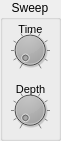
      <widget class="QGroupBox" name="groupBox_4" >
       <property name="geometry" >
        <rect>
         <x>290</x>
         <y>10</y>
         <width>61</width>
         <height>141</height>
        </rect>
       </property>
       <property name="title" >
        <string>Sweep</string>
       </property>
       <property name="alignment" >
        <set>Qt::AlignHCenter</set>
       </property>
       <property name="flat" >
        <bool>true</bool>
       </property>
       <widget class="QLabel" name="label_11" >
        <property name="geometry" >
         <rect>
          <x>0</x>
          <y>20</y>
          <width>61</width>
          <height>18</height>
         </rect>
        </property>
        <property name="font" >
         <font>
          <pointsize>8</pointsize>
         </font>
        </property>
        <property name="text" >
         <string>Time</string>
        </property>
        <property name="alignment" >
         <set>Qt::AlignCenter</set>
        </property>
       </widget>
       <widget class="QDial" name="osc1_sweepTime_dial" >
        <property name="geometry" >
         <rect>
          <x>10</x>
          <y>30</y>
          <width>40</width>
          <height>40</height>
         </rect>
        </property>
        <property name="palette" >
         <palette>
          <active>
           <colorrole role="Button" >
            <brush brushstyle="SolidPattern" >
             <color alpha="255" >
              <red>0</red>
              <green>0</green>
              <blue>0</blue>
             </color>
            </brush>
           </colorrole>
          </active>
          <inactive>
           <colorrole role="Button" >
            <brush brushstyle="SolidPattern" >
             <color alpha="255" >
              <red>0</red>
              <green>0</green>
              <blue>0</blue>
             </color>
            </brush>
           </colorrole>
          </inactive>
          <disabled>
           <colorrole role="Button" >
            <brush brushstyle="SolidPattern" >
             <color alpha="255" >
              <red>0</red>
              <green>0</green>
              <blue>0</blue>
             </color>
            </brush>
           </colorrole>
          </disabled>
         </palette>
        </property>
        <property name="maximum" >
         <number>127</number>
        </property>
        <property name="value" >
         <number>0</number>
        </property>
        <property name="sliderPosition" >
         <number>0</number>
        </property>
        <property name="notchTarget" >
         <double>12.800000000000001</double>
        </property>
        <property name="notchesVisible" >
         <bool>true</bool>
        </property>
       </widget>
       <widget class="QLabel" name="label_12" >
        <property name="geometry" >
         <rect>
          <x>0</x>
          <y>80</y>
          <width>61</width>
          <height>18</height>
         </rect>
        </property>
        <property name="font" >
         <font>
          <pointsize>8</pointsize>
         </font>
        </property>
        <property name="text" >
         <string>Depth</string>
        </property>
        <property name="alignment" >
         <set>Qt::AlignCenter</set>
        </property>
       </widget>
       <widget class="QDial" name="osc1_sweepDepth_dial" >
        <property name="geometry" >
         <rect>
          <x>10</x>
          <y>90</y>
          <width>40</width>
          <height>40</height>
         </rect>
        </property>
        <property name="palette" >
         <palette>
          <active>
           <colorrole role="Button" >
            <brush brushstyle="SolidPattern" >
             <color alpha="255" >
              <red>0</red>
              <green>0</green>
              <blue>0</blue>
             </color>
            </brush>
           </colorrole>
          </active>
          <inactive>
           <colorrole role="Button" >
            <brush brushstyle="SolidPattern" >
             <color alpha="255" >
              <red>0</red>
              <green>0</green>
              <blue>0</blue>
             </color>
            </brush>
           </colorrole>
          </inactive>
          <disabled>
           <colorrole role="Button" >
            <brush brushstyle="SolidPattern" >
             <color alpha="255" >
              <red>0</red>
              <green>0</green>
              <blue>0</blue>
             </color>
            </brush>
           </colorrole>
          </disabled>
         </palette>
        </property>
        <property name="maximum" >
         <number>127</number>
        </property>
        <property name="value" >
         <number>0</number>
        </property>
        <property name="sliderPosition" >
         <number>0</number>
        </property>
        <property name="notchTarget" >
         <double>12.800000000000001</double>
        </property>
        <property name="notchesVisible" >
         <bool>true</bool>
        </property>
       </widget>
      </widget>
